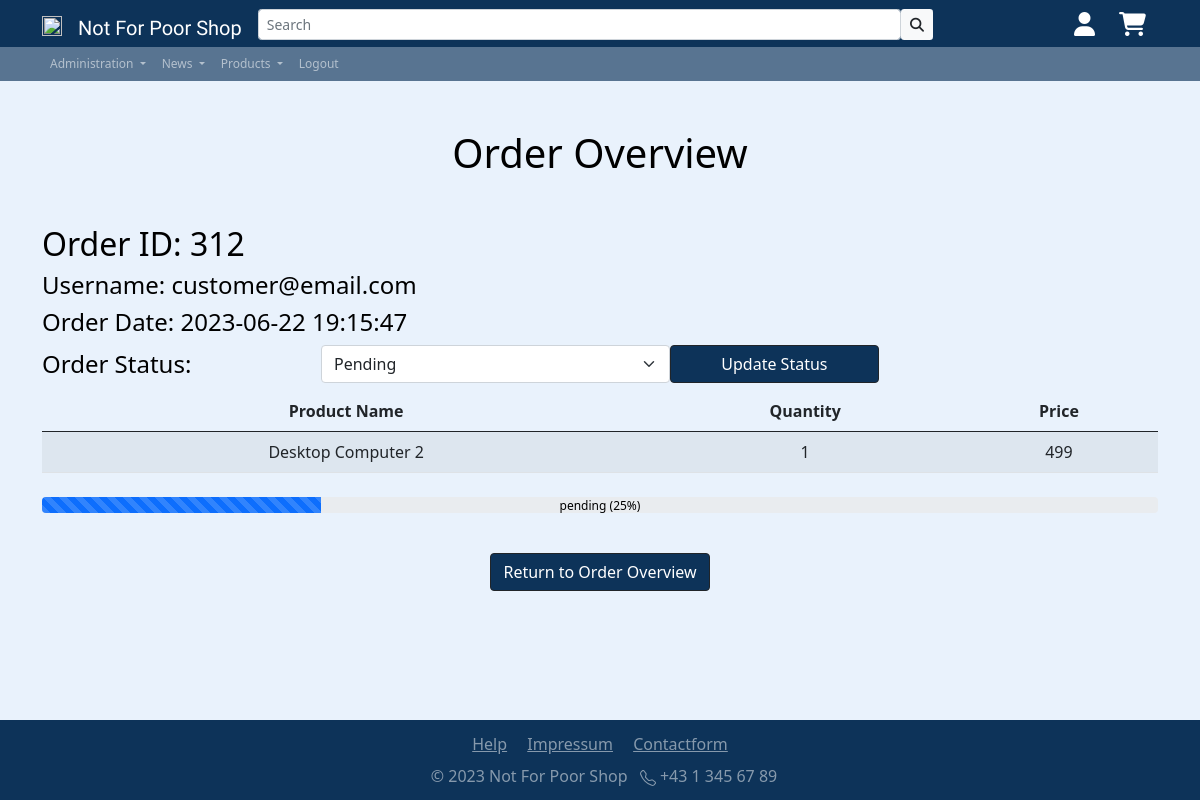
/app/inc/pgs/order_overview_details.php?id=312 (signed in), run on the app's committed database.
### tables this page shows
CREATE TABLE `new_orders` (
  `id` int(11) NOT NULL,
  `orderid` int(11) NOT NULL,
  `product_id` int(11) NOT NULL,
  `quantity` int(11) NOT NULL,
  `total_price` decimal(10,0) NOT NULL,
  `status` varchar(20) NOT NULL,
  `order_date` timestamp NOT NULL DEFAULT current_timestamp(),
  `user_id` int(11) DEFAULT NULL
);

CREATE TABLE `users` (
  `id` int(11) NOT NULL,
  `status` varchar(256) NOT NULL DEFAULT 'active',
  `form_of_adress` varchar(256) NOT NULL,
  `name` varchar(256) NOT NULL,
  `surname` varchar(256) NOT NULL,
  `username` varchar(256) NOT NULL,
  `password` varchar(256) NOT NULL,
  `useremail` varchar(256) NOT NULL,
  `birth_date` date NOT NULL,
  `has_newsletter` varchar(256) NOT NULL,
  `role` varchar(256) NOT NULL DEFAULT 'customer',
  `seller_id` int(11) DEFAULT NULL
);

CREATE TABLE `products` (
  `id` int(11) NOT NULL,
  `seller_id` int(11) NOT NULL,
  `category_id` int(11) NOT NULL,
  `name` varchar(50) NOT NULL,
  `description` text DEFAULT NULL,
  `price` decimal(10,2) NOT NULL,
  `Discount` decimal(10,2) DEFAULT NULL,
  `Stock` int(11) DEFAULT NULL
);

### app/config/check_if_admin.php (called while the page is built, shortened)
<?php
require_once('dbaccess.php');
$db_obj = new mysqli($host, $user, $password, $database);
if(isset($_SESSION['username'])) {
    $currentUser = $_SESSION['username'];
    $currentUser = mysqli_query($db_obj, "SELECT role, id FROM users WHERE username = '$currentUser' ");
    $currentUser =($currentUser->fetch_assoc());
    $role = @$currentUser['role'];
}

### app/inc/pgs/order_overview_details.php (the view, shortened to what this page needs)
<!DOCTYPE html>
<html lang="en">
<head>
  <?php
  include '../includes/head.php';
  require_once('../../config/dbaccess.php');
  function getStatusPercentage($status)
  {
    switch ($status) {
      case "pending":
        return 25;
    }
  }
  function getProgressBarColor($status)
  {
    switch ($status) {
      case "pending":
        return "primary";
    }
  }
  ?>
</head>
<?php
$connection = new mysqli($host, $user, $password, $database);
?>
<body class="d-flex flex-column min-vh-100">
  <div class="container site-font-color text-center">
    <h1 class="h1 my-5">Order Overview</h1>
    <?php
    if (isset($_GET['id'])) {
      $orderId = $_GET['id'];
      $query = "SELECT new_orders.orderid, users.username, new_orders.order_date, new_orders.status, new_orders.quantity, new_orders.total_price FROM new_orders JOIN users ON new_orders.user_id = users.id WHERE new_orders.orderid = $orderId";
      $result = mysqli_query($connection, $query);
      if ($result && mysqli_num_rows($result) > 0) {
        $order = mysqli_fetch_assoc($result);
        echo '<h2 class="text-start">Order ID: ' . $order['orderid'] . '</h2>';
        echo '<h4 class="text-start">Username: ' . $order['username'] . '</h4>';
        echo '<h4 class="text-start">Order Date: ' . $order['order_date'] . '</h4>';
        if ($role != 'customer') {
          echo '<form class="h4 col-9 d-flex align-items-center" method="POST">';
          echo '<label for="orderStatus" class=" col-4 text-start">Order Status:</label>';
          echo '<select class="form-select  " name="orderStatus" id="orderStatus">';
          echo '<option  value="pending" ' . ($order['status'] == 'pending' ? 'selected' : '') . '>Pending</option>';
          echo '</select>';
          echo '<button type="submit" name="updateStatusBtn" class="btn col-3 btn-dark secondary-bg-color">Update Status</button>';
          echo '</form>';
        } else {
          echo "<h4 class='h4 text-start'</h4>Order Status: " . $order['status'] . "</h4>";
        }
        echo '<table class="table table-striped">';
        echo '<thead><tr><th>Product Name</th><th>Quantity</th><th>Price</th></tr></thead>';
        echo '<tbody>';
        $productQuery = "SELECT * FROM products WHERE id IN (SELECT product_id FROM new_orders WHERE orderid = $orderId)";
        $productResult = mysqli_query($connection, $productQuery);
        if ($productResult && mysqli_num_rows($productResult) > 0) {
          while ($product = mysqli_fetch_assoc($productResult)) {
            echo '<tr><td>' . $product['name'] . '</td><td>' . $order['quantity'] . '</td><td>' . $order['total_price'] . '</td></tr>';
          }
        } else {
          echo '<tr><td colspan="3">No products found for this order.</td></tr>';
        }
        echo '</tbody>';
        echo '</table>';
      } else {
        echo '<p>Order not found.</p>';
      }
      $status = $order['status'];
      $percentage = getStatusPercentage($status);
      $color = getProgressBarColor($status);
      echo "<div class='progress my-4 position-relative'>";
      echo "<div class='progress-bar progress-bar-striped progress-bar-animated bg-$color' role='progressbar' style='width: $percentage%' aria-valuenow='$percentage' aria-valuemin='0' aria-valuemax='100'></div>";
      echo "<div class='position-absolute w-100 h-100 d-flex justify-content-center'><span>$status ($percentage%)</span></div>";
      echo "</div>";
      echo '<a href="order_overview.php" class="btn btn-dark secondary-bg-color mt-3">Return to Order Overview</a>';
    } else {
      echo '<p>Invalid request. Please provide an order ID.</p>';
    }
    ?>
  </div>
  <?php
  include '../includes/footer.php';
  ?>
</body>
</html>

### app/res/css/styles.css (style rules this page uses)
html { height: 100%; }
body { background-color: #e9f2fc; font-family: "Segoe UI", Tahoma, Geneva, Verdana, sans-serif; background-image: none; background-repeat: no-repeat; background-position: center; background-attachment: fixed; }
.secondary-bg-color { background-color: #0d3359; }
.site-font-color { color: #000000; }
.progress-bar { transition: width 2s; }

### data on the page
new_orders: orderid "312", user.username "customer@email.com", order_date "2023-06-22 19:15:47", orderStatus "Pending", quantity "1", total_price "499", status "pending", status "25"
products: name "Desktop Computer 2"
